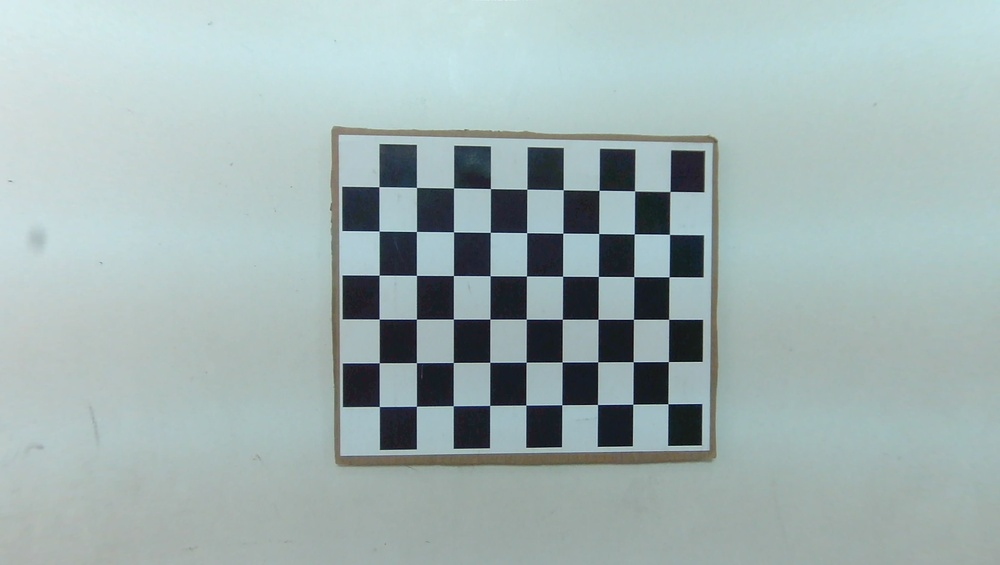
#> input picture tuan8/ban_co_result.jpg, 1000 x 565 px, shrunk from 2687 x 1519 before the run
$ python cau2_c.py
#> lines starting #> are read from the running program, lines starting #| are printed output that depends on the picture; after the words box and inside, x2 and y2 are one past the last pixel; in counts of white or black regions, pixels touching at a corner belong together
import cv2
import numpy as np


# ====================================================================
# PHẦN 1: CÁC HÀM XỬ LÝ
# ====================================================================

def find_object_center(image):
    """Tìm tâm 2D (pixel) của vật thể màu xanh."""
    hsv_image = cv2.cvtColor(image, cv2.COLOR_BGR2HSV)
    lower_blue = np.array([90, 100, 100])
    upper_blue = np.array([130, 255, 255])

    mask = cv2.inRange(hsv_image, lower_blue, upper_blue)
    kernel = np.ones((5, 5), np.uint8)
    mask = cv2.morphologyEx(mask, cv2.MORPH_OPEN, kernel)

    contours, _ = cv2.findContours(mask, cv2.RETR_EXTERNAL, cv2.CHAIN_APPROX_SIMPLE)

    if len(contours) > 0:
        largest_contour = max(contours, key=cv2.contourArea)
        if cv2.contourArea(largest_contour) > 100:
            M = cv2.moments(largest_contour)
            if M["m00"] != 0:
                cX = int(M["m10"] / M["m00"])
                cY = int(M["m01"] / M["m00"])
                return (cX, cY)
    return None


def get_pixel_to_cm_mapping(calibration_image_path, square_size_cm, chessboard_size):
    """
    Tính ma trận Homography H (cm -> pixel) và H_inv (pixel -> cm).
    Ma trận H sẽ được tính dựa trên gốc (0,0) MẶC ĐỊNH của bàn cờ (trên-trái)
    để findHomography hoạt động chính xác.
    """
#> called with calibration_image_path = 'ban_co_result.jpg', square_size_cm = 2.9, chessboard_size = (9, 6)

    # --- objp cho findHomography (Gốc mặc định của OpenCV: TRÊN-TRÁI) ---
    objp_default = np.zeros((chessboard_size[0] * chessboard_size[1], 3), np.float32)
    objp_default[:, :2] = np.mgrid[0:chessboard_size[0], 0:chessboard_size[1]].T.reshape(-1, 2)
    objp_default = objp_default * square_size_cm
    world_points_2d_default = objp_default[:, :2]

    image_calib = cv2.imread(calibration_image_path)
#> image_calib is the input picture: shape (565, 1000, 3); mean B, G, R 178.6, 179, 161.6
    if image_calib is None:
        print(f"Lỗi: Không thể tải ảnh hiệu chuẩn '{calibration_image_path}'.")
        return None, None, None  # Trả về 3 None

    gray_calib = cv2.cvtColor(image_calib, cv2.COLOR_BGR2GRAY)
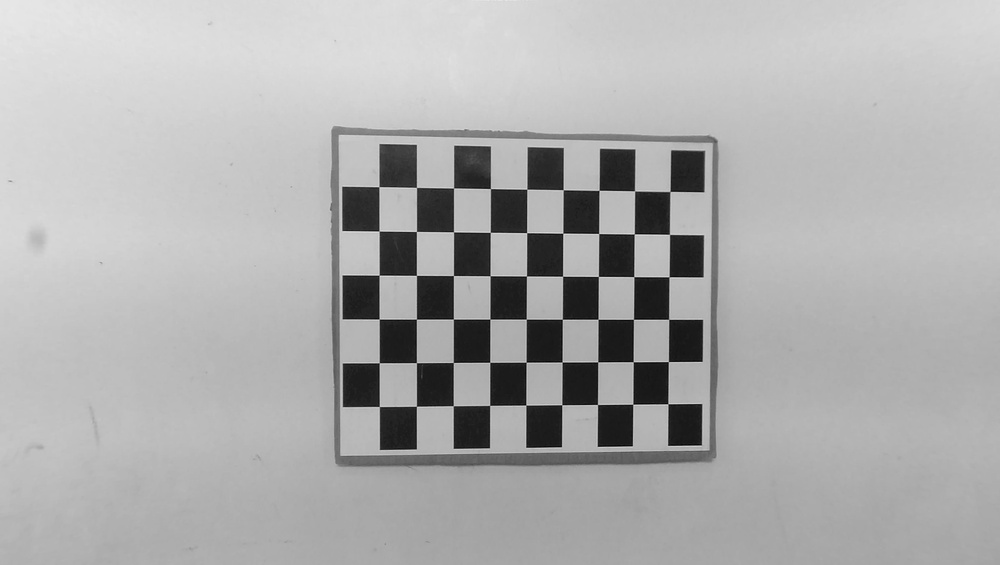
#> gray_calib: shape (565, 1000); min 2, max 232, mean 173.7

    ret, corners = cv2.findChessboardCorners(gray_calib, chessboard_size, None)
#> ret = True; corners = 54 rows, first 8: [668, 403.9], [633.1, 404.1], [597.1, 404.4], [561.7, 404.8], [526, 405], [490, 405], [453.1, 405.9], [416.4, 406.2]

    if ret:
        print("Đã tìm thấy bàn cờ trong ảnh hiệu chuẩn.")

        # Tính ma trận H dựa trên gốc mặc định (TRÊN-TRÁI)
        H, _ = cv2.findHomography(world_points_2d_default, corners)
#> H = [[-12.98, -0.239, 667.8], [-0.466, -14.75, 403.8], [-0.00142, -0.000582, 1]]
        H_inv = np.linalg.inv(H)
#> H_inv = [[-0.0831, -0.000856, 55.86], [-0.000623, -0.0689, 28.23], [-0.000119, -4.13e-05, 1.1]]

        # --- objp_bottom_left_origin (DÙNG ĐỂ CHUYỂN ĐỔI KẾT QUẢ VÀ VẼ TRỤC) ---
        # Đây là hệ tọa độ mà bạn muốn: Gốc (0,0) là DƯỚI-TRÁI
        objp_bottom_left_origin = np.zeros((chessboard_size[0] * chessboard_size[1], 3), np.float32)
        grid_coords = np.mgrid[0:chessboard_size[0], 0:chessboard_size[1]].T.reshape(-1, 2)
        max_y_index = chessboard_size[1] - 1
        grid_coords_remapped = np.copy(grid_coords)
        grid_coords_remapped[:, 1] = max_y_index - grid_coords[:, 1]  # Lật Y
        objp_bottom_left_origin[:, :2] = grid_coords_remapped
        objp_bottom_left_origin = objp_bottom_left_origin * square_size_cm
        world_points_2d_bottom_left = objp_bottom_left_origin[:, :2]  # Dùng cái này cho H_inv

        # Vì Homography ánh xạ từ objp_default sang corners.
        # Nhưng chúng ta muốn ánh xạ từ gốc DƯỚI-TRÁI sang corners.
        # Do đó, chúng ta cần tìm một ma trận Homography mới ánh xạ từ
        # objp_bottom_left_origin sang corners.
        H_bottom_left_origin, _ = cv2.findHomography(world_points_2d_bottom_left, corners)
#> H_bottom_left_origin = [[-13.09, 0.241, 670], [-0.47, 14.88, 191.5], [-0.00144, 0.000587, 1]]
        H_inv_bottom_left_origin = np.linalg.inv(H_bottom_left_origin)
#> H_inv_bottom_left_origin = [[-0.0824, -0.000849, 55.39], [-0.00109, 0.0677, -12.24], [-0.000118, -4.09e-05, 1.09]]

        # Trả về H_bottom_left_origin để vẽ trục, H_inv_bottom_left_origin để tính toán tọa độ vật thể
        return H_bottom_left_origin, H_inv_bottom_left_origin
    else:
        print(f"Lỗi: Không thể tìm thấy bàn cờ trong ảnh hiệu chuẩn '{calibration_image_path}'.")
        print(f"Hãy kiểm tra lại CHESSBOARD_SIZE={chessboard_size} có khớp với ảnh không.")
        return None, None

    # ====================================================================


# PHẦN 2: THIẾT LẬP VÀ CHẠY
# ====================================================================

# --- A. DỮ LIỆU CỦA BẠN ---
SQUARE_SIZE_CM = 2.9
CHESSBOARD_SIZE = (9, 6)  # 9 góc ngang, 6 góc dọc (ví dụ: 10x7 ô vuông)
AXIS_LENGTH_CM = 5.0

# --- B. ĐƯỜNG DẪN CỦA BẠN ---
IMAGE_CALIBRATION = "ban_co_result.jpg"
IMAGE_OBJECT = "img1_result.jpg"

# --- C. BƯỚC 1: Tính toán ánh xạ ---
# H_draw là Homography ánh xạ từ (cm của gốc DƯỚI-TRÁI) -> (pixel)
# H_inv_calc là Homography nghịch đảo ánh xạ từ (pixel) -> (cm của gốc DƯỚI-TRÁI)
H_draw, H_inv_calc = get_pixel_to_cm_mapping(IMAGE_CALIBRATION, SQUARE_SIZE_CM, CHESSBOARD_SIZE)
#> H_draw has the same summary as H_bottom_left_origin in get_pixel_to_cm_mapping; H_inv_calc has the same summary as H_inv_bottom_left_origin in get_pixel_to_cm_mapping

if H_draw is not None and H_inv_calc is not None:
    print("Đã tính toán thành công ma trận ánh xạ (gốc dưới-trái).")

    # --- D. BƯỚC 2: Xử lý ảnh có vật thể ---
    image_obj = cv2.imread(IMAGE_OBJECT)
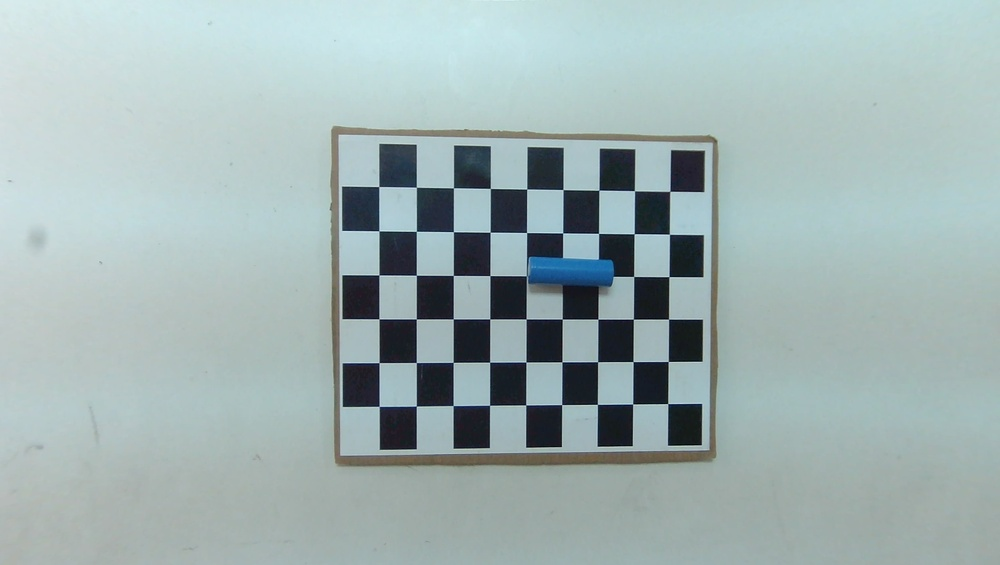
#> input picture tuan8/img1_result.jpg, 1000 x 565 px, shrunk from 2687 x 1519 before the run
#> image_obj is the input picture: shape (565, 1000, 3); mean B, G, R 178.5, 178.5, 160.6
    if image_obj is None:
        print(f"Lỗi: Không thể tải ảnh vật thể '{IMAGE_OBJECT}'.")
    else:
        object_pixel_center = find_object_center(image_obj)
#> in find_object_center, `hsv_image = cv2.cvtColor(image, cv2.COLOR_BGR2HSV)`: hsv_image: shape (565, 1000, 3); mean H, S, V 88.2, 33, 180.4
#> in find_object_center, `mask = cv2.inRange(hsv_image, lower_blue, upper_blue)`:
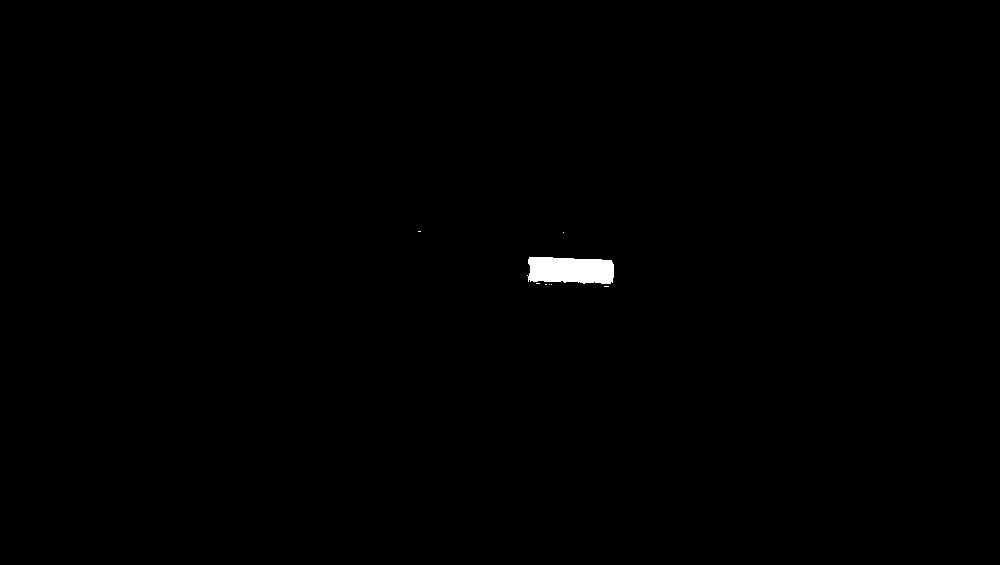
#> mask: shape (565, 1000); 0.36% white; 8 white regions (7 under 20 px), largest, box (x1, y1, x2, y2) and area: (527, 257, 614, 284) 2040
#> in find_object_center, `mask = cv2.morphologyEx(mask, cv2.MORPH_OPEN, kernel)`: mask: shape (565, 1000); 0.36% white; 1 white region
#> in find_object_center, `contours, _ = cv2.findContours(mask, cv2.RETR_EXTERNAL, cv2.CHAIN_APPR..`: contours = 1 contour; box (x1, y1, x2, y2) and area: (528, 257, 614, 284) 1920
#> in find_object_center, `largest_contour = max(contours, key=cv2.contourArea)`: largest_contour = contour of 43 points, box (x1, y1, x2, y2) (528, 257, 614, 284), area 1920
#> in find_object_center, `M = cv2.moments(largest_contour)`: M = moments, m00 1920.5, centre m10/m00, m01/m00 = (570.6, 269.8)
#> in find_object_center, `cX = int(M["m10"] / M["m00"])`: cX = 570
#> in find_object_center, `cY = int(M["m01"] / M["m00"])`: cY = 269
#> object_pixel_center = (570, 269)

        if object_pixel_center is not None:
            cX, cY = object_pixel_center
#> cX = 570; cY = 269
            print(f"Tìm thấy tâm vật thể tại pixel: ({cX}, {cY})")
#| Tìm thấy tâm vật thể tại pixel: (570, 269)

            # --- E. BƯỚC 3: Chuyển đổi tọa độ vật thể (Pixel -> CM) ---
            pixel_vec = np.array([cX, cY, 1], dtype=np.float32)
#> pixel_vec = [570, 269, 1]
            world_vec_scaled = np.dot(H_inv_calc, pixel_vec)
#> world_vec_scaled = [8.18, 5.36, 1.01]
            X_cm = world_vec_scaled[0] / world_vec_scaled[2]
#> X_cm = 8.11
            Y_cm = world_vec_scaled[1] / world_vec_scaled[2]
#> Y_cm = 5.31

            print("--- KẾT QUẢ ---")
            print(f"Tọa độ thế giới thực (X, Y): ({X_cm:.2f} cm, {Y_cm:.2f} cm)")
#| Tọa độ thế giới thực (X, Y): (8.11 cm, 5.31 cm)
            print(f"(Gốc (0, 0) là góc trong cùng bên DƯỚI-TRÁI của bàn cờ)")

            # --- F. VẼ TRỤC TỌA ĐỘ (CM -> Pixel) ---
            # Định nghĩa các điểm (cm) trong hệ tọa độ DƯỚI-TRÁI
            origin_cm_bottom_left = np.array([0, 0, 1], dtype=np.float32)
            x_axis_cm_bottom_left = np.array([AXIS_LENGTH_CM, 0, 1], dtype=np.float32)
            y_axis_cm_bottom_left = np.array([0, AXIS_LENGTH_CM, 1], dtype=np.float32)

            # Chuyển đổi (cm) sang (pixel) bằng H_draw (ánh xạ từ gốc DƯỚI-TRÁI)
            origin_px_scaled = np.dot(H_draw, origin_cm_bottom_left)
#> origin_px_scaled = [670, 191.5, 1]
            x_axis_px_scaled = np.dot(H_draw, x_axis_cm_bottom_left)
#> x_axis_px_scaled = [604.5, 189.1, 0.993]
            y_axis_px_scaled = np.dot(H_draw, y_axis_cm_bottom_left)
#> y_axis_px_scaled = [671.2, 265.9, 1]

            origin_px = (int(origin_px_scaled[0] / origin_px_scaled[2]),
                         int(origin_px_scaled[1] / origin_px_scaled[2]))
#> origin_px = (669, 191)

            x_axis_px = (int(x_axis_px_scaled[0] / x_axis_px_scaled[2]),
                         int(x_axis_px_scaled[1] / x_axis_px_scaled[2]))
#> x_axis_px = (608, 190)

            y_axis_px = (int(y_axis_px_scaled[0] / y_axis_px_scaled[2]),
                         int(y_axis_px_scaled[1] / y_axis_px_scaled[2]))
#> y_axis_px = (669, 265)

            # Vẽ trục X (Màu đỏ)
            cv2.arrowedLine(image_obj, origin_px, x_axis_px, (0, 0, 255), 2)
#> image_obj: shape (565, 1000, 3); 0.04% of pixels changed, all inside (x1, y1, x2, y2) = (607, 185, 671, 196)
            cv2.putText(image_obj, "X (cm)", (x_axis_px[0] + 5, x_axis_px[1]),
                        cv2.FONT_HERSHEY_SIMPLEX, 0.6, (0, 0, 255), 2)
            # Vẽ trục Y (Màu xanh lá)
            cv2.arrowedLine(image_obj, origin_px, y_axis_px, (0, 255, 0), 2)
            cv2.putText(image_obj, "Y (cm)", (y_axis_px[0], y_axis_px[1] + 5),
                        cv2.FONT_HERSHEY_SIMPLEX, 0.6, (0, 255, 0), 2)

            # --- G. VẼ KẾT QUẢ VẬT THỂ ---
            cv2.circle(image_obj, object_pixel_center, 7, (255, 0, 0), -1)
#> image_obj: shape (565, 1000, 3); mean B, G, R 178.3, 178.5, 160.7
            text = f"({X_cm:.1f}cm, {Y_cm:.1f}cm)"
#> text = '(8.1cm, 5.3cm)'
            cv2.putText(image_obj, text, (cX - 60, cY - 25),
                        cv2.FONT_HERSHEY_SIMPLEX, 0.7, (255, 0, 0), 2)
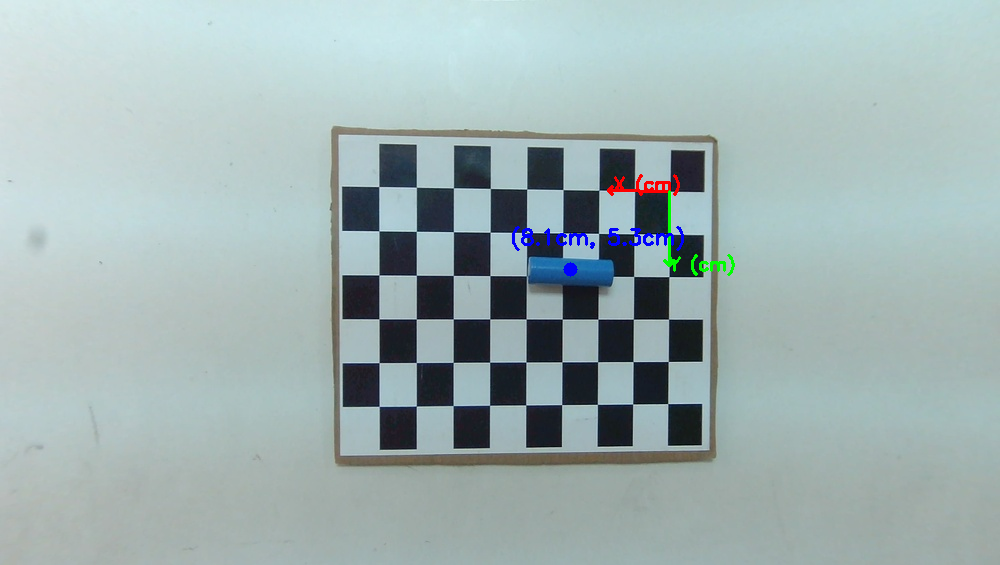
#> image_obj: shape (565, 1000, 3); mean B, G, R 178.5, 178.3, 160.5

            # --- H. HIỂN THỊ ---
            cv2.imshow("Ket Qua The Gioi Thuc (Goc Duoi-Trai)", image_obj)
            cv2.imwrite('ket_qua_img1.jpg', image_obj)
            cv2.waitKey(0)
            cv2.destroyAllWindows()

        else:
            print(f"Lỗi: Không tìm thấy vật thể màu xanh trong ảnh '{IMAGE_OBJECT}'.")
